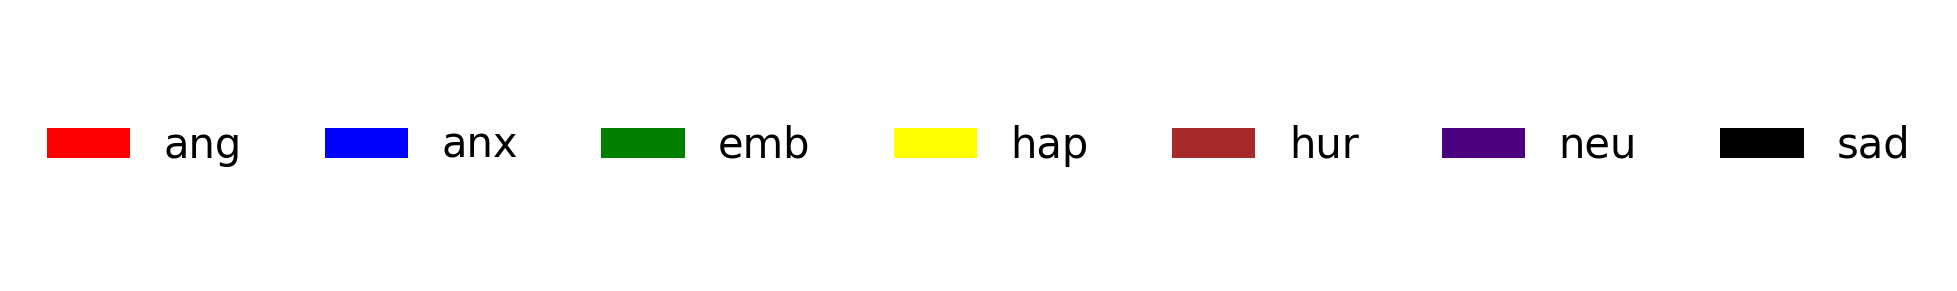

This figure's Python source:
import matplotlib.pyplot as plt
from matplotlib.patches import Patch

# 감정 레이블과 색상
colors = ['red','blue','green','yellow','brown','indigo','black']
labels = ['ang','anx','emb','hap','hur','neu','sad']

# 범례 항목 만들기
legend_elements = [Patch(facecolor=c, label=l) for c, l in zip(colors, labels)]

# 새로운 그림과 축 생성
fig, ax = plt.subplots(figsize=(6, 1))
ax.axis('off')  # 축 제거

# 가로로 범례 배치
ax.legend(handles=legend_elements, loc='center', ncol=len(labels), fontsize=10, frameon=False)

# 저장
plt.savefig('legend_only.png', dpi=300, bbox_inches='tight')
plt.close()
